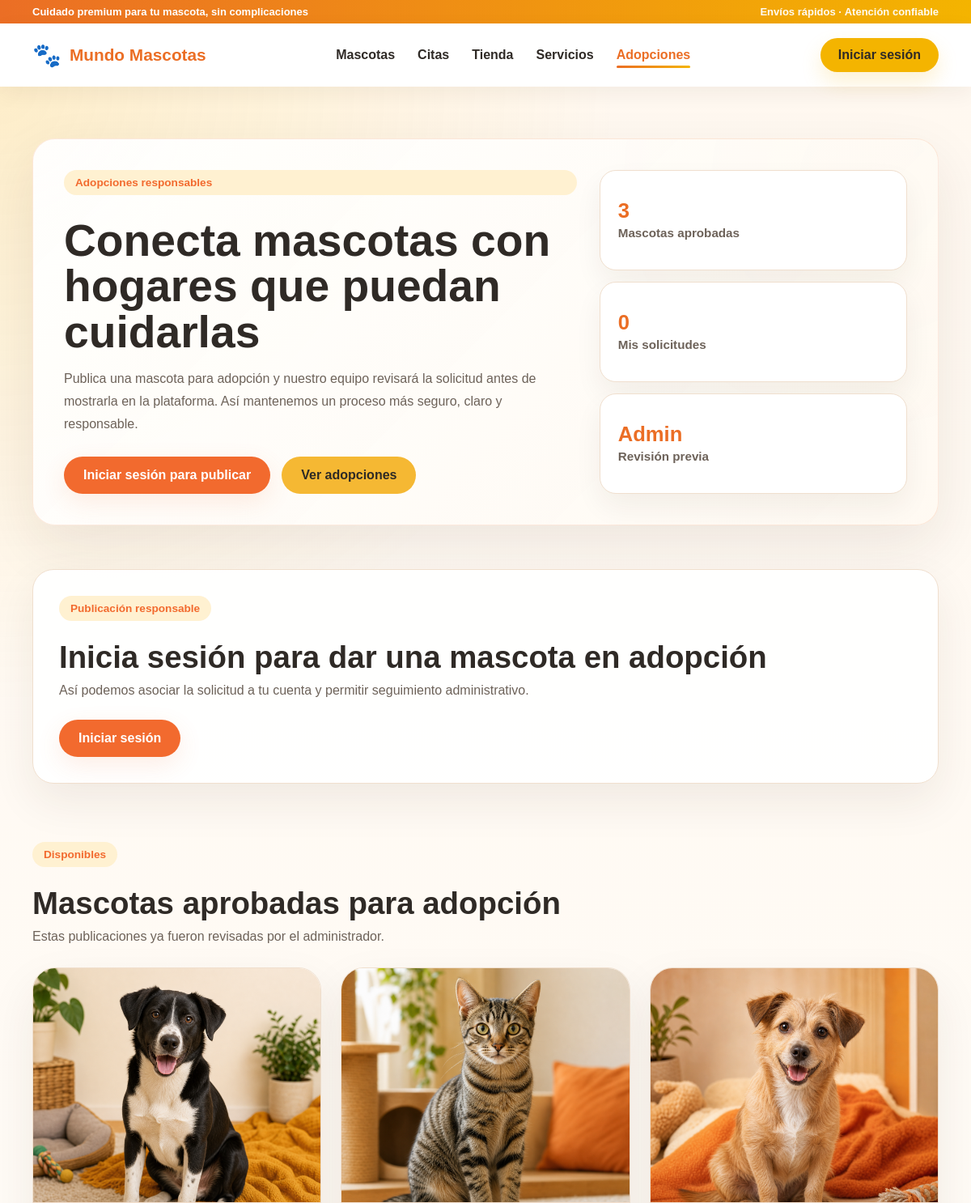
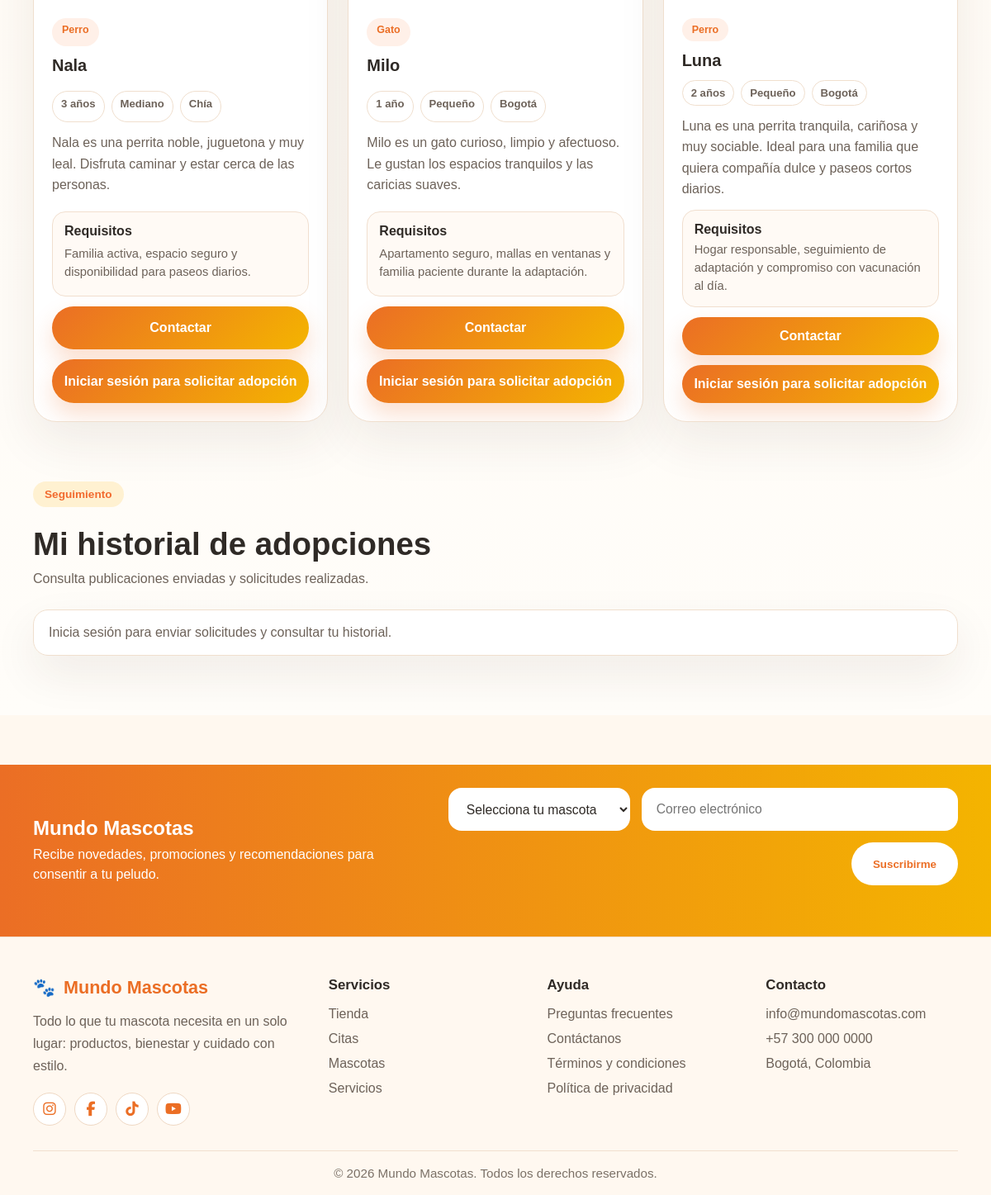
Screenshot of /adopciones/ with the database file from the repository (2 pictures, top to bottom).
### app/models.py (models this page shows, shortened)
class AdoptionPet(models.Model):
    STATUS_CHOICES = [
        ("pendiente", "Pendiente"),
        ("aprobado", "Aprobado"),
        ("rechazado", "Rechazado"),
    ]
    PET_TYPES = [
        ("Perro", "Perro"),
        ("Gato", "Gato"),
        ("Otro", "Otro"),
    ]
    SIZE_CHOICES = [
        ("Pequeño", "Pequeño"),
        ("Mediano", "Mediano"),
        ("Grande", "Grande"),
    ]
    owner = models.ForeignKey(User, on_delete=models.CASCADE, related_name="adoption_posts")
    name = models.CharField(max_length=80)
    pet_type = models.CharField(max_length=20, choices=PET_TYPES)
    age = models.CharField(max_length=60)
    size = models.CharField(max_length=20, choices=SIZE_CHOICES)
    city = models.CharField(max_length=80)
    description = models.TextField()
    requirements = models.TextField()
    contact_phone = models.CharField(max_length=30)
    photo = models.ImageField(upload_to="adoptions/")
    status = models.CharField(max_length=20, choices=STATUS_CHOICES, default="pendiente")
    admin_notes = models.TextField(blank=True)
    created_at = models.DateTimeField(auto_now_add=True)
    updated_at = models.DateTimeField(auto_now=True)

### app/views.py (the view, shortened to what this page needs)
# urls.py: path('adopciones/', views.adopciones, name='adopciones'),
def adopciones(request):
    approved_pets = AdoptionPet.objects.filter(status="aprobado").order_by("-created_at")
    my_requests = []
    my_applications = []
    if request.user.is_authenticated:
        my_requests = AdoptionPet.objects.filter(owner=request.user).order_by("-created_at")
        my_applications = AdoptionApplication.objects.filter(applicant=request.user).select_related("pet").order_by("-created_at")
    return render(request, "app/adopciones.html", {
        "approved_pets": approved_pets,
        "my_requests": my_requests,
        "my_applications": my_applications,
    })

### app/templates/app/adopciones.html (shortened to what this page needs)
{% extends "app/base.html" %}
{% load static %}
{% block extra_css %}
<link rel="stylesheet" href="{% static 'app/css/adopciones.css' %}?v=20260528-2">
{% endblock %}
{% block content %}
<main class="adoptions-page">
  <section class="adoptions-hero">
    <div class="container">
      <div class="adoptions-hero-box">
        <div class="adoptions-hero-text">
          <span class="section-tag">Adopciones responsables</span>
          <h1>Conecta mascotas con hogares que puedan cuidarlas</h1>
          <p>
            Publica una mascota para adopción y nuestro equipo revisará la solicitud
            antes de mostrarla en la plataforma. Así mantenemos un proceso más seguro,
            claro y responsable.
          </p>
          <div class="adoptions-hero-actions">
            {% if request.user.is_authenticated %}
              <a href="#adoptionForm" class="btn btn-primary">Publicar mascota</a>
            {% else %}
              <a href="{% url 'login' %}?next={% url 'adopciones' %}" class="btn btn-primary">Iniciar sesión para publicar</a>
            {% endif %}
            <a href="#approvedAdoptions" class="btn btn-secondary">Ver adopciones</a>
          </div>
        </div>
        <div class="adoptions-hero-stats">
          <article class="adoptions-mini-card">
            <strong>{{ approved_pets|length }}</strong>
            <span>Mascotas aprobadas</span>
          </article>
          <article class="adoptions-mini-card">
            <strong>{{ my_requests|length }}</strong>
            <span>Mis solicitudes</span>
          </article>
          <article class="adoptions-mini-card">
            <strong>Admin</strong>
            <span>Revisión previa</span>
          </article>
        </div>
      </div>
    </div>
  </section>
  {% if request.user.is_authenticated %}
  <section class="adoption-submit-section" id="adoptionForm">
    <div class="container adoption-submit-grid">
      <article class="adoption-form-card">
        <div class="adoption-section-title">
          <span class="section-tag">Nueva solicitud</span>
          <h2>Publicar mascota en adopción</h2>
          <p>
            Completa la información con cuidado. La publicación quedará pendiente
            hasta que el administrador la apruebe.
          </p>
        </div>
        {% if messages %}
          {% for message in messages %}
            <div class="adoption-alert adoption-alert-{{ message.tags }}">
              {{ message }}
            </div>
          {% endfor %}
        {% endif %}
        {% if adoption_error %}
          <div class="adoption-alert adoption-alert-error">
            {{ adoption_error }}
          </div>
        {% endif %}
        <form class="adoption-form" method="POST" enctype="multipart/form-data">
          {% csrf_token %}
          <div class="adoption-field">
            <label for="adoptionName">Nombre de la mascota</label>
            <input type="text" id="adoptionName" name="name" placeholder="Ej. Luna" required>
          </div>
          <div class="adoption-field">
            <label for="adoptionType">Tipo</label>
            <select id="adoptionType" name="pet_type" required>
              <option value="">Selecciona el tipo</option>
              <option value="Perro">Perro</option>
              <option value="Gato">Gato</option>
              <option value="Otro">Otro</option>
            </select>
          </div>
          <div class="adoption-field">
            <label for="adoptionAge">Edad aproximada</label>
            <input type="text" id="adoptionAge" name="age" placeholder="Ej. 2 años, 6 meses" required>
          </div>
          <div class="adoption-field">
            <label for="adoptionSize">Tamaño</label>
            <select id="adoptionSize" name="size" required>
              <option value="">Selecciona el tamaño</option>
              <option value="Pequeño">Pequeño</option>
              <option value="Mediano">Mediano</option>
              <option value="Grande">Grande</option>
            </select>
          </div>
          <div class="adoption-field">
            <label for="adoptionCity">Ciudad</label>
            <input type="text" id="adoptionCity" name="city" placeholder="Ej. Bogotá" required>
          </div>
          <div class="adoption-field">
            <label for="adoptionPhone">Teléfono de contacto</label>
            <input
              type="tel"
              id="adoptionPhone"
              name="contact_phone"
              placeholder="Ej. 3001234567"
              inputmode="numeric"
              maxlength="10"
              pattern="[0-9]{7,10}"
              required
            >
          </div>
          <div class="adoption-field full-width">
            <label for="adoptionDescription">Historia y personalidad</label>
            <textarea
              id="adoptionDescription"
              name="description"
              rows="4"
              placeholder="Cuéntanos cómo es, qué le gusta y qué necesita."
              required
            ></textarea>
          </div>
          <div class="adoption-field full-width">
            <label for="adoptionRequirements">Requisitos para adoptar</label>
            <textarea
              id="adoptionRequirements"
              name="requirements"
              rows="4"
              placeholder="Ej. Hogar responsable, espacio seguro, seguimiento posterior."
              required
            ></textarea>
          </div>
          <div class="adoption-field full-width">
            <label for="adoptionPhoto">Foto de la mascota</label>
            <input type="file" id="adoptionPhoto" name="photo" accept="image/*" required>
          </div>
          <button type="submit" class="adoption-submit-btn full-width">
            Enviar solicitud para revisión
          </button>
        </form>
      </article>
      <aside class="adoption-process-card">
        <span class="material-symbols-outlined">verified</span>
        <h3>Proceso supervisado</h3>
        <p>
          Tu publicación no aparece inmediatamente. Primero queda pendiente para
          que el administrador revise la información y la apruebe.
        </p>
        <div class="adoption-steps">
          <div>
            <strong>1</strong>
            <span>Envías la solicitud</span>
          </div>
          <div>
            <strong>2</strong>
            <span>El administrador revisa</span>
          </div>
          <div>
            <strong>3</strong>
            <span>Se publica si es aprobada</span>
          </div>
        </div>
        {% if request.user.is_staff %}
          <a href="/admin/app/adoptionpet/" class="adoption-admin-link">
            Revisar solicitudes en admin
          </a>
        {% endif %}
      </aside>
    </div>
  </section>
  {% else %}
  <section class="adoption-submit-section" id="adoptionForm">
    <div class="container">
      <article class="adoption-form-card">
        <div class="adoption-section-title">
          <span class="section-tag">Publicación responsable</span>
          <h2>Inicia sesión para dar una mascota en adopción</h2>
          <p>Así podemos asociar la solicitud a tu cuenta y permitir seguimiento administrativo.</p>
        </div>
        <a href="{% url 'login' %}?next={% url 'adopciones' %}" class="btn btn-primary">Iniciar sesión</a>
      </article>
    </div>
  </section>
  {% endif %}
  <section class="approved-adoptions" id="approvedAdoptions">
    <div class="container">
      <div class="section-head adoptions-head-left">
        <span class="section-tag">Disponibles</span>
        <h2>Mascotas aprobadas para adopción</h2>
        <p>Estas publicaciones ya fueron revisadas por el administrador.</p>
      </div>
      <div class="adoptions-grid">
        {% if approved_pets %}
          {% for pet in approved_pets %}
            <article class="adoption-card">
              <div class="adoption-card-image">
                <img src="{{ pet.photo.url }}" alt="{{ pet.name }}">
              </div>
              <div class="adoption-card-content">
                <span class="adoption-badge">{{ pet.pet_type }}</span>
                <h3>{{ pet.name }}</h3>
                <div class="adoption-card-meta">
                  <span>{{ pet.age }}</span>
                  <span>{{ pet.size }}</span>
                  <span>{{ pet.city }}</span>
                </div>
                <p>{{ pet.description }}</p>
                <div class="adoption-requirements">
                  <strong>Requisitos</strong>
                  <span>{{ pet.requirements }}</span>
                </div>
                <a href="tel:{{ pet.contact_phone }}" class="adoption-contact-btn">
                  Contactar
                </a>
                {% if request.user.is_authenticated %}
                  {% if request.user != pet.owner %}
                    <form method="POST" action="{% url 'solicitar_adopcion' pet.id %}" class="adoption-apply-form">
                      {% csrf_token %}
                      <textarea name="message" rows="3" placeholder="Cuéntanos brevemente por qué quieres adoptar a {{ pet.name }}."></textarea>
                      <button type="submit" class="adoption-contact-btn adoption-apply-btn">Solicitar adopción</button>
                    </form>
                  {% endif %}
                {% else %}
                  <a href="{% url 'login' %}?next={% url 'adopciones' %}" class="adoption-contact-btn adoption-apply-btn">
                    Iniciar sesión para solicitar adopción
                  </a>
                {% endif %}
              </div>
            </article>
          {% endfor %}
        {% else %}
          <article class="adoption-empty-state">
            <span class="material-symbols-outlined">pets</span>
            <h3>Aún no hay mascotas aprobadas</h3>
            <p>Cuando el administrador apruebe solicitudes, aparecerán aquí.</p>
          </article>
        {% endif %}
      </div>
    </div>
  </section>
  <section class="my-adoption-requests" id="myAdoptionHistory">
    <div class="container">
      <div class="section-head adoptions-head-left">
        <span class="section-tag">Seguimiento</span>
        <h2>Mi historial de adopciones</h2>
        <p>Consulta publicaciones enviadas y solicitudes realizadas.</p>
      </div>
      <div class="adoption-request-list">
        {% if request.user.is_authenticated and my_requests %}
          {% for request_item in my_requests %}
            <article class="adoption-request-item">
              <div>
                <strong>Publicación: {{ request_item.name }}</strong>
                <span>{{ request_item.pet_type }} · {{ request_item.city }}</span>
                {% if request_item.admin_notes %}
                  <small>{{ request_item.admin_notes }}</small>
                {% endif %}
              </div>
              <span class="request-status request-status-{{ request_item.status }}">
                {{ request_item.get_status_display }}
              </span>
            </article>
          {% endfor %}
        {% elif not request.user.is_authenticated %}
          <article class="adoption-empty-line">
            Inicia sesión para enviar solicitudes y consultar tu historial.
          </article>
        {% elif not my_applications %}
          <article class="adoption-empty-line">
            Todavía no tienes solicitudes ni publicaciones de adopción.
          </article>
        {% endif %}
      </div>
    </div>
  </section>
</main>
{% endblock %}

### app/static/app/css/variables.css (style rules this page uses)
:root { --color-primary: #f5b833; --color-primary-soft: #ffd56b; --color-secondary: #f26a2e; --color-secondary-dark: #d9541f; --color-bg: #fff8ef; --color-surface: #ffffff; --color-text: #2e2a25; --color-text-soft: #6e6257; --color-white: #ffffff; --color-border: #f1d4b8; --shadow-soft: 0 10px 30px rgba(242, 106, 46, 0.12); --shadow-card: 0 16px 35px rgba(242, 106, 46, 0.16); --radius-sm: 12px; --radius-md: 18px; --radius-lg: 28px; --container-width: 1200px; }

### app/static/app/css/components.css (style rules this page uses)
* { box-sizing: border-box; }
body { margin: 0; font-family: 'Montserrat', sans-serif; background: var(--color-bg); color: var(--color-text); }
img { max-width: 100%; display: block; }
a { text-decoration: none; }
.container { width: min(92%, var(--container-width)); margin: 0 auto; }
.btn { display: inline-flex; align-items: center; justify-content: center; padding: 14px 24px; border-radius: 999px; font-weight: 700; transition: 0.25s ease; }
.btn-primary { background: var(--color-secondary); color: var(--color-white); box-shadow: var(--shadow-soft); }
.btn-secondary { background: var(--color-primary); color: var(--color-text); }
.section-tag { display: inline-block; padding: 8px 14px; border-radius: 999px; background: #fff1d1; color: var(--color-secondary); font-weight: 700; font-size: 0.85rem; margin-bottom: 14px; }

### app/static/app/css/main.css (style rules this page uses)
.section-head { text-align: center; max-width: 780px; margin: 0 auto 36px; }
.section-head h2, .products-head h2, .home-offers-head h2 { margin: 0 0 12px; color: #2f2a26; font-size: clamp(2rem, 3.7vw, 3.3rem); line-height: 1.06; letter-spacing: 0; }
.section-head p { margin: 0; color: #6d6259; line-height: 1.7; }

### app/static/app/css/responsive.css (style rules this page uses)
@media (max-width: 1200px) { .container { width: min(100% - 40px, 1120px); } }

### rows the page displays
AdoptionPet: photo (picture), pet_type "Perro", name "Nala", age "3 años", size "Mediano", city "Chía", description "Nala es una perrita noble, juguetona y muy leal. Disfruta caminar y estar cerca de las personas.", requirements "Familia activa, espacio seguro y disponibilidad para paseos diarios."
AdoptionPet: photo (picture), pet_type "Gato", name "Milo", age "1 año", size "Pequeño", city "Bogotá", description "Milo es un gato curioso, limpio y afectuoso. Le gustan los espacios tranquilos y las caricias suaves.", requirements "Apartamento seguro, mallas en ventanas y familia paciente durante la adaptación."
AdoptionPet: photo (picture), pet_type "Perro", name "Luna", age "2 años", size "Pequeño", city "Bogotá", description "Luna es una perrita tranquila, cariñosa y muy sociable. Ideal para una familia que quiera compañía dulce y paseos cortos diarios.", requirements "Hogar responsable, seguimiento de adaptación y compromiso con vacunación al día."

### other values shown
{{ approved_pets|length }} "3"
{{ my_requests|length }} "0"
